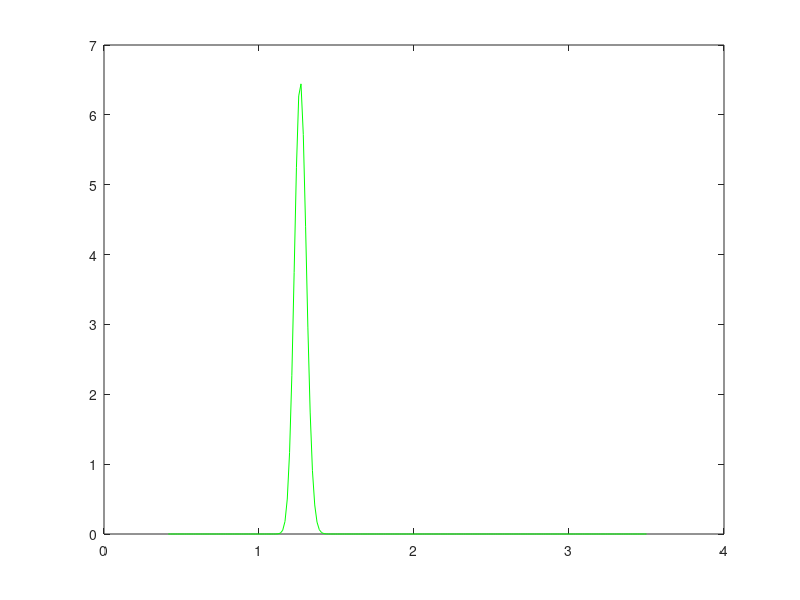

MATLAB code to generate this figure:
%Programa para calcular los Factores Franck-Condion de Morse
%Usando la regla compuesta de Simpson
%Realizo: Lourdes Sandoval
%Fecha: 14 de Abril del 2002
%
clear; clc;
format long e
%Primer estado
we(1)= 1675.355
wexe(1)=13.433
re(1)=1.21252
%Segundo estado
we(2)=1411.210
wexe(2)=12.921
re(2)=1.2864
mu=7.500053859
v1=0
v2=0
n=210
%Inicializacion de variables
ka (1) = we(1)/wexe(1)
ka (2) = we(2)/wexe(2)
cte = 1.21777513710683E-01;
b(1) = cte * sqrt(4 * wexe(1)* mu)
b(2) = cte * sqrt(4 * wexe(2)* mu)
g(1) = gamma(ka(1) - 1)
g(2) = gamma(ka(2) - 1)
lim_a=0.4;
lim_b=3.5;
h=(lim_b-lim_a)/n;
%Generacion de Funcion de Onda para cada estado
%Funonda(1) del primer estado
%constante de normalizacion           
cte_normalizacion=sqrt(b(1)/g(1));
for i=0:v1-1,
    num=(ka(1)-2*i-3.)*(ka(1)-i-1);
    den=(i+1)*(ka(1)-2*i-1);
    cte_normalizacion=cte_normalizacion*sqrt(num/den);
end
Nv1=cte_normalizacion;           
%funonda(2) del segundo estado
%constante de normalizacion           
cte_normalizacion=sqrt(b(2)/g(2));
for i=0:v2-1,
    num=(ka(2)-2*i-3.)*(ka(2)-i-1);
    den=(i+1)*(ka(2)-2*i-1);
    cte_normalizacion=cte_normalizacion*sqrt(num/den);
end
Nv2=cte_normalizacion;           
%Generacion de la funcion a integrar que es funonda(v1)*funonda(2)
r=lim_a;
%ri(0)=lim_a;
ri=zeros();
y=zeros();
for i=1:210, %Numero de Nodos
    p = r - re(1);
    x = ka(1) * exp( (-1) * b(1) * p);
    c2 = exp( ((-1) * x) / 2 );
    c3 = (ka(1) - 2*v1 - 1) / 2;
    c3= x^c3;  
    %c4 = laguerre(x,ka(1),v1);
    if v1 ~= 0,
        sum = 0;
        for j = 1:v1,
        %calculo del coeficiente binomial  
            if ( v1 == j),
                coef_binomial = 1;
            else               %(v1 >= j) & (j >= 0),
                coef_superior = gamma(v1 + 1); 
                coef_inferior = gamma(j+1) * gamma ((v1-j)+1);
                coef_binomial = coef_superior / coef_inferior;
            end    
            aux1 = (-1)^j*coef_binomial * x^(v1 - j);         
            %aux2 = producto(ka(1) - v1,j);
            aux = 1;
            for p = 1:j,
                aux = aux * (ka(1) - v1 - p);
            end;
            aux2=aux;      
            aux1 = aux1 * aux2;
            sum = sum + aux1;
        end
        laguerre = x^v1 + sum;
    else 
        laguerre = 1;
    end
    c4=laguerre;
    %fun_onda1 = ((-1.0)^v1)*Nv1 * c2 * c3 * c4;
    fun_onda1 = Nv1 * c2 * c3 * c4;
    %generacion de la funcion de onda del segundo estado
    p = r - re (2);
    x = ka(2) * exp( (-1) * b(2) * p);
    c2 = exp( ((-1) * x) / 2 );
    c3 = x^((ka(2) - 2*v2 - 1) / 2.);  
    % c4 = laguerre(x,ka(1),v1);
    if v2 ~= 0,
        sum = 0;    
        for j = 1:v2,
           %calculo del coeficiente binomial  
            if ( v2 == j),
                coef_binomial = 1;
            else               %(v2 >= j) & (j >= 0),
                coef_superior = gamma(v2 + 1); 
                coef_inferior = gamma(j+1) * gamma ((v2-j)+1);
                coef_binomial = coef_superior / coef_inferior;
            end    
            aux1 = (-1)^j*coef_binomial * x^(v2 - j);      
            %aux2 = producto(ka(2) - v2,j);
            aux = 1;
            for p = 1:j,
                aux = aux * (ka(2) - v2 - p);
            end;
            aux2=aux;      
            aux1 = aux1 * aux2;
            sum = sum + aux1;
        end
        laguerre = x^v2 + sum;
    else 
        laguerre = 1;
    end
    c4=laguerre;
    %fun_onda2 = ((-1.0)^v2)*Nv2 * c2 * c3 * c4;
    fun_onda2 = Nv2 * c2 * c3 * c4;
    y(i)=fun_onda1*fun_onda2;
    r=r+h;
    ri(i)=r;
end 
plot(ri,y,'g');
y'
%Aplicando la Regla compuesta de Simpson 
s = (y(1) - y(210)) / 2;
i = 1;
while i <= 209 %Numero de Nodos
    s = s + ( 2 * y(i) + y (i + 1) );
    i=i+2;
end;
Simpson = 2 * (lim_b - lim_a) * ( s / ( 3 * 210) )
FFC=Simpson^2

           